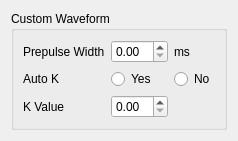
                            <widget class="QWidget" name="widget_10" native="true">
                             <property name="minimumSize">
                              <size>
                               <width>0</width>
                               <height>0</height>
                              </size>
                             </property>
                             <layout class="QGridLayout" name="gridLayout_34">
                              <item row="0" column="0">
                               <widget class="QGroupBox" name="groupBox_26">
                                <property name="title">
                                 <string>Custom Waveform</string>
                                </property>
                                <layout class="QGridLayout" name="gridLayout_82">
                                 <item row="3" column="1">
                                  <widget class="QDoubleSpinBox" name="doubleSpinBox_40"/>
                                 </item>
                                 <item row="5" column="0">
                                  <widget class="QLabel" name="label_155">
                                   <property name="text">
                                    <string>Auto K</string>
                                   </property>
                                  </widget>
                                 </item>
                                 <item row="3" column="0">
                                  <widget class="QLabel" name="label_156">
                                   <property name="text">
                                    <string>Prepulse Width</string>
                                   </property>
                                  </widget>
                                 </item>
                                 <item row="5" column="2">
                                  <widget class="QRadioButton" name="radioButton_33">
                                   <property name="text">
                                    <string>No</string>
                                   </property>
                                  </widget>
                                 </item>
                                 <item row="5" column="1">
                                  <widget class="QRadioButton" name="radioButton_34">
                                   <property name="text">
                                    <string>Yes</string>
                                   </property>
                                  </widget>
                                 </item>
                                 <item row="6" column="0">
                                  <widget class="QLabel" name="label_157">
                                   <property name="text">
                                    <string>K Value</string>
                                   </property>
                                  </widget>
                                 </item>
                                 <item row="6" column="1">
                                  <widget class="QDoubleSpinBox" name="doubleSpinBox_41"/>
                                 </item>
                                 <item row="3" column="2">
                                  <widget class="QLabel" name="label_158">
                                   <property name="text">
                                    <string>ms</string>
                                   </property>
                                  </widget>
                                 </item>
                                </layout>
                               </widget>
                              </item>
                             </layout>
                            </widget>
